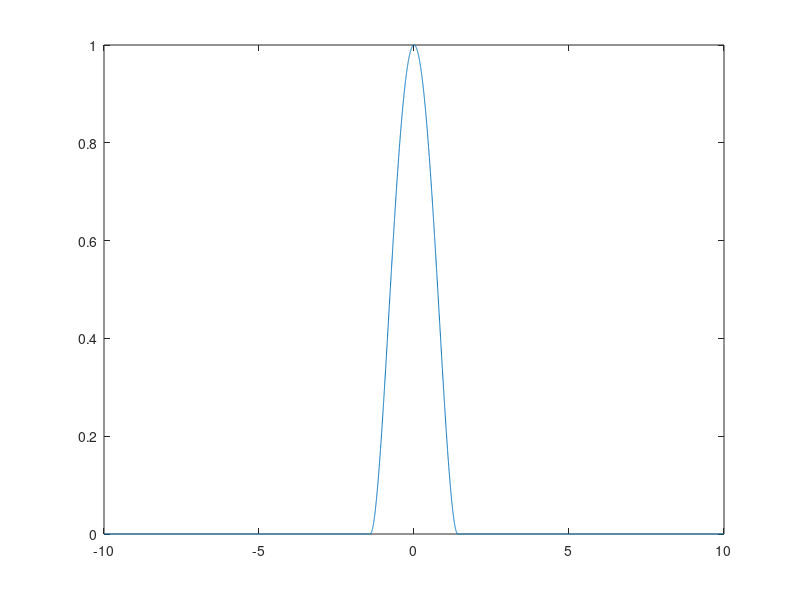

Here is the MATLAB script that generated this plot:
clear all
close all
numpoints = 10000;
x=linspace(-10,10,numpoints);
pos = 0;
radius = 2;
y = zeros(1,numpoints);
for k=1:numpoints
    y(k) = ((radius - (min(radius,(x(k)-pos)^2)))/radius)^2;


end

plot(x,y)